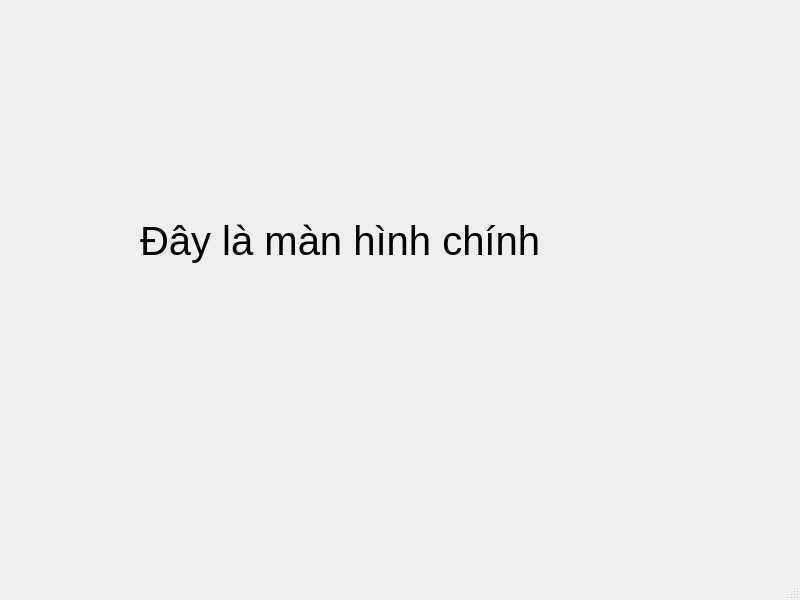
<?xml version="1.0" encoding="UTF-8"?>
<ui version="4.0">
 <class>MainWindow</class>
 <widget class="QMainWindow" name="MainWindow">
  <property name="geometry">
   <rect>
    <x>0</x>
    <y>0</y>
    <width>800</width>
    <height>600</height>
   </rect>
  </property>
  <property name="windowTitle">
   <string>MainWindow</string>
  </property>
  <widget class="QWidget" name="centralwidget">
   <widget class="QLabel" name="label">
    <property name="geometry">
     <rect>
      <x>140</x>
      <y>210</y>
      <width>501</width>
      <height>61</height>
     </rect>
    </property>
    <property name="font">
     <font>
      <pointsize>30</pointsize>
     </font>
    </property>
    <property name="text">
     <string>Đây là màn hình chính</string>
    </property>
   </widget>
  </widget>
  <widget class="QMenuBar" name="menubar">
   <property name="geometry">
    <rect>
     <x>0</x>
     <y>0</y>
     <width>800</width>
     <height>26</height>
    </rect>
   </property>
  </widget>
  <widget class="QStatusBar" name="statusbar"/>
 </widget>
 <resources/>
 <connections/>
</ui>
